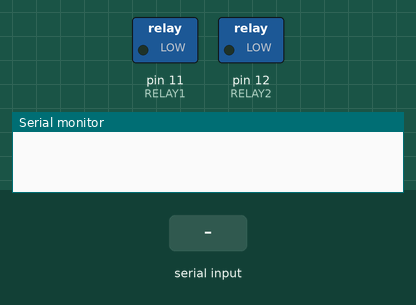
Recording of a sketch running on a simulated Arduino Uno, built with avr-gcc and run on an emulated ATmega328P. Shown: switched loads named in the sketch (green lamp = pin HIGH), the last lines printed to the serial monitor. The inputs (shaded band) are chosen by the test bench.

Above: at 1.2 s.
1.3 s: "1" received over Serial
At 2.0 s:
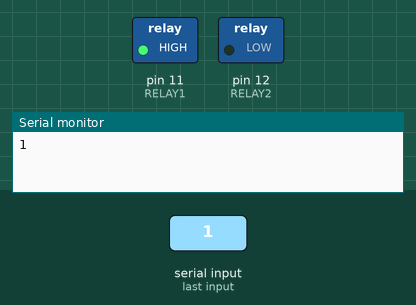
3.0 s: "2" received over Serial
At 4.4 s:
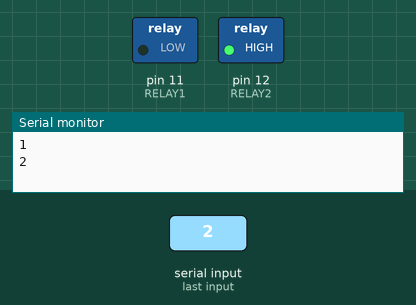
4.7 s: "0" received over Serial
At 5.0 s:
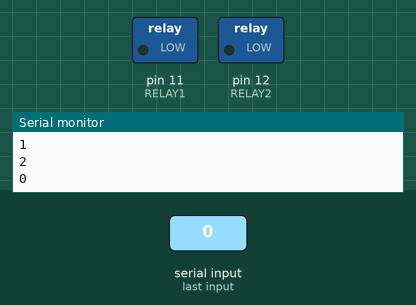
Timing chart, 0 to 7.7 s (numbered marks = the images above; inputs shaded):
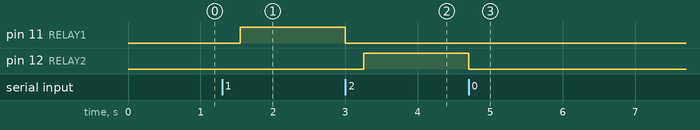

Measured:
- after the input at 1.3 s, pin 11 (RELAY1): LOW → HIGH after 0.25 s
- after the input at 3.0 s, pin 11 (RELAY1): HIGH → LOW at once; pin 12 (RELAY2): LOW → HIGH after 0.25 s
- after the input at 4.7 s, pin 12 (RELAY2): HIGH → LOW at once

The sketch:

relay.ino
```cpp
#define RELAY1 11
#define RELAY2 12

void setup() {
    Serial.begin(9600);  // Initialize serial communication
    // Set the relay pins as output
    pinMode(RELAY1, OUTPUT);
    pinMode(RELAY2, OUTPUT);
}

void loop() {
    if (Serial.available() > 0) {  // Check if data is available
        char received = Serial.read();  // Read the character sent from the PC
        Serial.println(received);       // Print the received character to the console

        switch (received) {
            case '0':
                // Turn both relays off
                digitalWrite(RELAY1, LOW);
                digitalWrite(RELAY2, LOW);
                delay(250);
                break;
            case '1':
                // Turn off RELAY2, then turn on RELAY1 after a delay
                digitalWrite(RELAY2, LOW);
                delay(250);
                digitalWrite(RELAY1, HIGH);
                delay(250);
                break;
            case '2':
                // Turn off RELAY1, then turn on RELAY2 after a delay
                digitalWrite(RELAY1, LOW);
                delay(250);
                digitalWrite(RELAY2, HIGH);
                delay(250);
                break;
            default:
                // Ignore any other input
                break;
        }
    }
}
```
